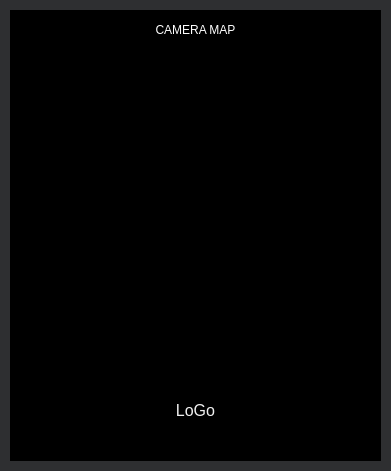
   <widget class="QWidget" name="widget_7" native="true">
    <property name="geometry">
     <rect>
      <x>10</x>
      <y>500</y>
      <width>391</width>
      <height>471</height>
     </rect>
    </property>
    <property name="styleSheet">
     <string notr="true">background-color: rgb(46, 47, 49);</string>
    </property>
    <widget class="QWidget" name="Map" native="true">
     <property name="geometry">
      <rect>
       <x>10</x>
       <y>10</y>
       <width>371</width>
       <height>451</height>
      </rect>
     </property>
     <property name="styleSheet">
      <string notr="true">background-color: rgb(0, 0, 0);</string>
     </property>
     <widget class="QLabel" name="label_44">
      <property name="geometry">
       <rect>
        <x>0</x>
        <y>0</y>
        <width>371</width>
        <height>41</height>
       </rect>
      </property>
      <property name="styleSheet">
       <string notr="true">color: rgb(255, 255, 255);
font: 75 16pt &quot;맑은 고딕&quot;;</string>
      </property>
      <property name="text">
       <string>&lt;html&gt;&lt;head/&gt;&lt;body&gt;&lt;p align=&quot;center&quot;&gt;CAMERA MAP&lt;/p&gt;&lt;/body&gt;&lt;/html&gt;</string>
      </property>
     </widget>
     <widget class="QLabel" name="logo">
      <property name="geometry">
       <rect>
        <x>0</x>
        <y>380</y>
        <width>371</width>
        <height>41</height>
       </rect>
      </property>
      <property name="styleSheet">
       <string notr="true">color: rgb(240, 240, 240);</string>
      </property>
      <property name="text">
       <string>&lt;html&gt;&lt;head/&gt;&lt;body&gt;&lt;p align=&quot;center&quot;&gt;&lt;span style=&quot; font-size:12pt;&quot;&gt;LoGo&lt;/span&gt;&lt;/p&gt;&lt;/body&gt;&lt;/html&gt;</string>
      </property>
     </widget>
    </widget>
   </widget>
